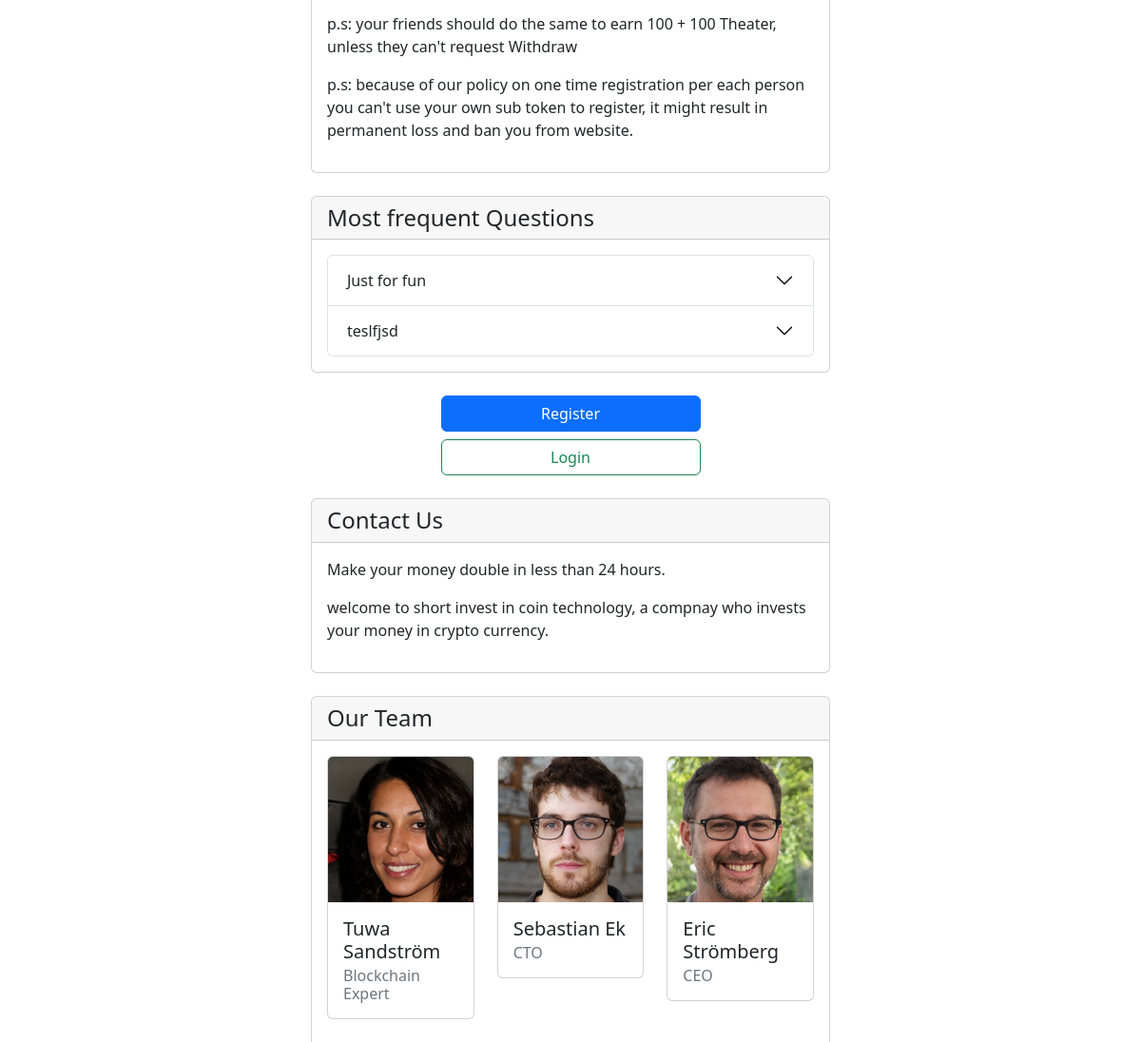
The app's page /manifesto (middle part), older data.
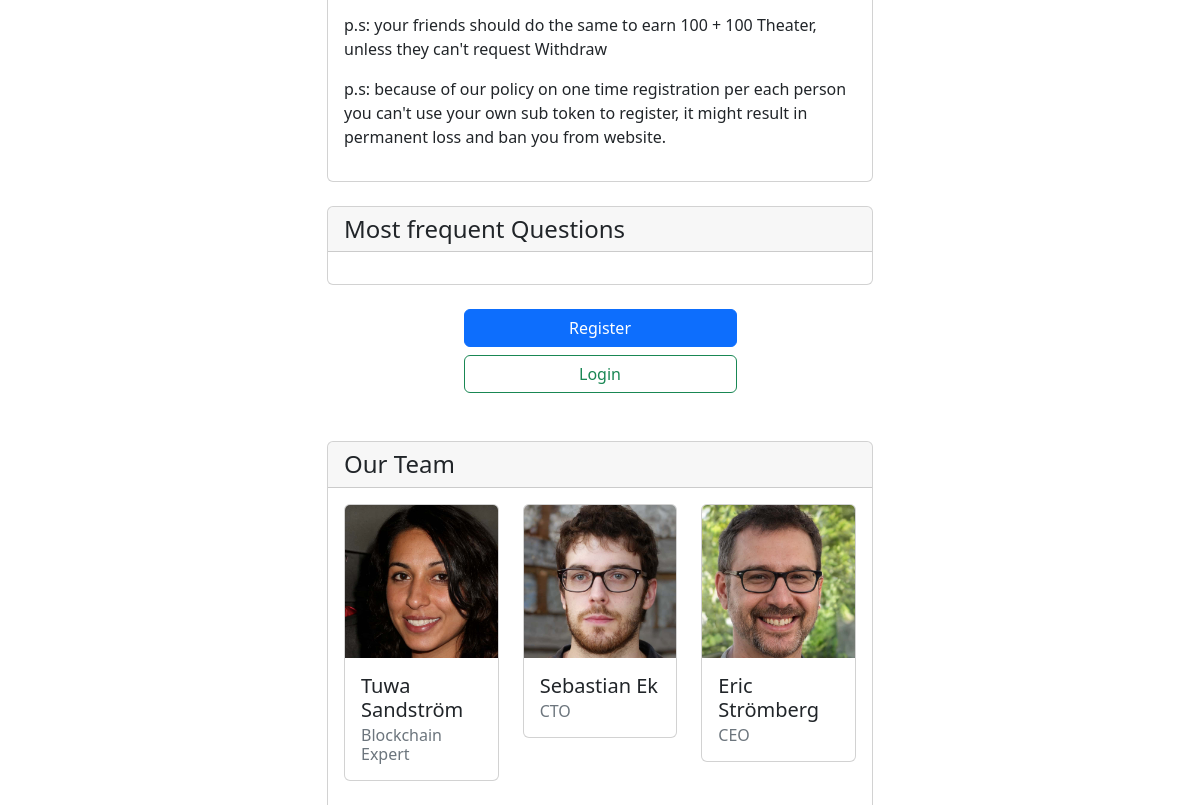
The same page, newer data.
### core/models.py (models this page shows, shortened)
class Qa(models.Model):
    question = models.CharField(max_length=256, blank=False, null=False)
    answer = HTMLField()
    publish = models.BooleanField(default=True)
    created = models.DateTimeField(verbose_name="Create", auto_now_add=True, null=True)
    edited = models.DateTimeField(verbose_name="Edit", auto_now=True, null=True)
    class Meta:
        verbose_name = 'Question & Answer'
        verbose_name_plural = 'Questions & Answers'

class Contact(models.Model):
    title = models.CharField(max_length=512)
    content = HTMLField()

### core/views.py (the view)
# urls.py: path('manifesto', manifest, name='manifest'),
def manifest(request):
    contact = Contact.objects.all().first()
    qas = Qa.objects.all()
    context = {
        'qas': qas,
        'contact': contact,
    }
    return render(request, 'manifest.html', context)

### templates/manifest.html (shortened to what the changed rows need)
{% load static %}
<!DOCTYPE html>
<html lang="en">
<head>
    <link rel="stylesheet" href="{% static 'css/bootstrap.css' %}">
    <link rel="stylesheet" href="{% static 'css/custom.css' %}">
</head>
<body>
<div class="container">
    <div class="row">
        <div class="col-md-12 col-xl-6">
            {% if request.user.is_authenticated %}
                {% include 'shared/navbar.html' %}
            {% else %}
                {% include 'shared/tabs.html' %}
            {% endif %}
            <br>
            <br>
            <br>
            <div class="card">
                <div class="card-body">
                    <div class="accordion" id="accordionExample">
                        {% for qa in qas %}
                            {% if qa.publish %}
                                <div class="accordion-item">
                                    <h2 class="accordion-header" id="heading{{ qa.id }}">
                                        <button class="accordion-button collapsed" type="button"
                                                data-bs-toggle="collapse"
                                                data-bs-target="#collapse{{ qa.id }}" aria-expanded="true"
                                                aria-controls="collapse{{ qa.id }}">
                                            {{ qa.question }}
                                        </button>
                                    </h2>
                                </div>
                            {% endif %}
                        {% endfor %}
                    </div>
                </div>
            </div>
            <br>
            <br>
            {% if contact %}
                <div class="card">
                    <h4 class="card-header">{{ contact.title }}</h4>
                    <div class="card-body">
                        {{ contact.content|safe }}
                    </div>
                </div>
            {% endif %}
            <br>
            <br>
            <br>
        </div>
    </div>
</div>
</body>
</html>

Row changes from the older to the newer data that the page shows:
removed Qa: question "Just for fun"
removed Qa: question "teslfjsd"
removed Contact: title "Contact Us", content "Make your money double in less than 24 hours. welcome to short invest in coin technology, a compnay who invests your money in crypto currency."
